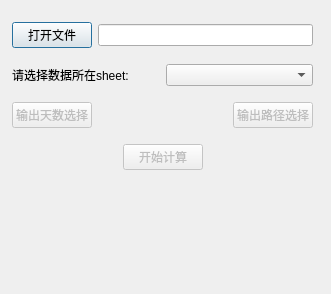
<?xml version="1.0" encoding="UTF-8"?>
<ui version="4.0">
 <class>Dialog</class>
 <widget class="QDialog" name="Dialog">
  <property name="geometry">
   <rect>
    <x>0</x>
    <y>0</y>
    <width>331</width>
    <height>294</height>
   </rect>
  </property>
  <property name="windowTitle">
   <string>node-segmentation</string>
  </property>
  <widget class="QLabel" name="sheettext">
   <property name="geometry">
    <rect>
     <x>10</x>
     <y>200</y>
     <width>301</width>
     <height>71</height>
    </rect>
   </property>
   <property name="text">
    <string/>
   </property>
   <property name="wordWrap">
    <bool>true</bool>
   </property>
  </widget>
  <widget class="QWidget" name="">
   <property name="geometry">
    <rect>
     <x>12</x>
     <y>12</y>
     <width>301</width>
     <height>171</height>
    </rect>
   </property>
   <layout class="QVBoxLayout" name="verticalLayout">
    <item>
     <layout class="QHBoxLayout" name="horizontalLayout">
      <item>
       <widget class="QPushButton" name="openButton">
        <property name="text">
         <string>打开文件</string>
        </property>
       </widget>
      </item>
      <item>
       <widget class="QLineEdit" name="lineEdit"/>
      </item>
     </layout>
    </item>
    <item>
     <layout class="QHBoxLayout" name="horizontalLayout_2">
      <item>
       <widget class="QLabel" name="label_2">
        <property name="text">
         <string>请选择数据所在sheet:</string>
        </property>
       </widget>
      </item>
      <item>
       <widget class="QComboBox" name="comboBox"/>
      </item>
     </layout>
    </item>
    <item>
     <layout class="QHBoxLayout" name="horizontalLayout_3">
      <item>
       <widget class="QPushButton" name="exportButton">
        <property name="enabled">
         <bool>false</bool>
        </property>
        <property name="text">
         <string>输出天数选择</string>
        </property>
       </widget>
      </item>
      <item>
       <spacer name="horizontalSpacer_2">
        <property name="orientation">
         <enum>Qt::Horizontal</enum>
        </property>
        <property name="sizeHint" stdset="0">
         <size>
          <width>40</width>
          <height>20</height>
         </size>
        </property>
       </spacer>
      </item>
      <item>
       <widget class="QPushButton" name="pathButton">
        <property name="enabled">
         <bool>false</bool>
        </property>
        <property name="text">
         <string>输出路径选择</string>
        </property>
       </widget>
      </item>
     </layout>
    </item>
    <item>
     <layout class="QHBoxLayout" name="horizontalLayout_4">
      <item>
       <spacer name="horizontalSpacer_3">
        <property name="orientation">
         <enum>Qt::Horizontal</enum>
        </property>
        <property name="sizeHint" stdset="0">
         <size>
          <width>40</width>
          <height>20</height>
         </size>
        </property>
       </spacer>
      </item>
      <item>
       <widget class="QPushButton" name="startButton">
        <property name="enabled">
         <bool>false</bool>
        </property>
        <property name="text">
         <string>开始计算</string>
        </property>
       </widget>
      </item>
      <item>
       <spacer name="horizontalSpacer_4">
        <property name="orientation">
         <enum>Qt::Horizontal</enum>
        </property>
        <property name="sizeHint" stdset="0">
         <size>
          <width>40</width>
          <height>20</height>
         </size>
        </property>
       </spacer>
      </item>
     </layout>
    </item>
   </layout>
  </widget>
 </widget>
 <resources/>
 <connections>
  <connection>
   <sender>openButton</sender>
   <signal>clicked()</signal>
   <receiver>Dialog</receiver>
   <slot>open_xlsx()</slot>
   <hints>
    <hint type="sourcelabel">
     <x>57</x>
     <y>53</y>
    </hint>
    <hint type="destinationlabel">
     <x>7</x>
     <y>12</y>
    </hint>
   </hints>
  </connection>
  <connection>
   <sender>lineEdit</sender>
   <signal>textChanged(QString)</signal>
   <receiver>Dialog</receiver>
   <slot>combo_change()</slot>
   <hints>
    <hint type="sourcelabel">
     <x>341</x>
     <y>51</y>
    </hint>
    <hint type="destinationlabel">
     <x>354</x>
     <y>91</y>
    </hint>
   </hints>
  </connection>
  <connection>
   <sender>comboBox</sender>
   <signal>currentIndexChanged(QString)</signal>
   <receiver>Dialog</receiver>
   <slot>text_change()</slot>
   <hints>
    <hint type="sourcelabel">
     <x>206</x>
     <y>120</y>
    </hint>
    <hint type="destinationlabel">
     <x>288</x>
     <y>121</y>
    </hint>
   </hints>
  </connection>
  <connection>
   <sender>exportButton</sender>
   <signal>clicked()</signal>
   <receiver>Dialog</receiver>
   <slot>date_selection()</slot>
   <hints>
    <hint type="sourcelabel">
     <x>75</x>
     <y>260</y>
    </hint>
    <hint type="destinationlabel">
     <x>58</x>
     <y>320</y>
    </hint>
   </hints>
  </connection>
  <connection>
   <sender>pathButton</sender>
   <signal>clicked()</signal>
   <receiver>Dialog</receiver>
   <slot>export_path()</slot>
   <hints>
    <hint type="sourcelabel">
     <x>378</x>
     <y>260</y>
    </hint>
    <hint type="destinationlabel">
     <x>359</x>
     <y>326</y>
    </hint>
   </hints>
  </connection>
  <connection>
   <sender>startButton</sender>
   <signal>clicked()</signal>
   <receiver>Dialog</receiver>
   <slot>split()</slot>
   <hints>
    <hint type="sourcelabel">
     <x>202</x>
     <y>318</y>
    </hint>
    <hint type="destinationlabel">
     <x>191</x>
     <y>345</y>
    </hint>
   </hints>
  </connection>
 </connections>
 <slots>
  <slot>open_xlsx()</slot>
  <slot>combo_change()</slot>
  <slot>text_change()</slot>
  <slot>date_selection()</slot>
  <slot>export_path()</slot>
  <slot>split()</slot>
 </slots>
</ui>
